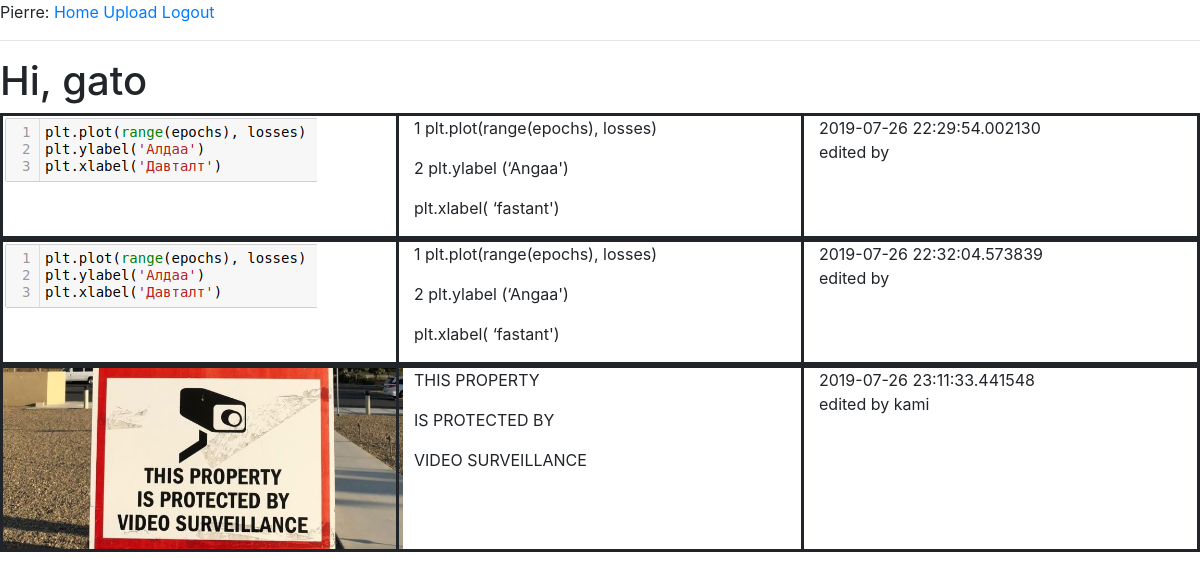
The app's page /index (signed in) with its own data.
### app/models.py (models this page shows, shortened)
class User(UserMixin, db.Model):
    id = db.Column(db.Integer, primary_key = True)
    username = db.Column(db.String(64), index = True, unique = True)
    email = db.Column(db.String(120), index = True, unique = True)
    password_hash = db.Column(db.String(128))
    posts = db.relationship('Posts', backref='author', lazy='dynamic')

class Posts(db.Model):
    id = db.Column(db.Integer, primary_key = True)
    body = db.Column(db.String(140), nullable = False, default = '')
    image_file = db.Column(db.String(20), nullable = False)
    timestamp = db.Column(db.DateTime, index = True, default = datetime.utcnow)
    user_id = db.Column(db.Integer, db.ForeignKey('user.id'))

### app/routes.py (the view)
@app.route('/')
@app.route('/index')
@login_required
def index():
	return render_template('index.html', images=Posts.query.all(), title='Home')

### app/models.py (called while the page is built)
@login.user_loader
def load_user(id):
    return User.query.get(int(id))

### app/templates/index.html
{% extends "base.html" %}
{% block content %}
    <h1>Hi, {{ current_user.username }}</h1>
    {% if images %}
        {% for image in images %}
        <div style="border-style:solid">
            <div class="row">
                <div class="col-4">
                        <img src="{{image.image_file}}" style="max-width: 400px">
                    </div>
                    <div class="col-4" style="border-right-style: solid; border-left-style:solid">
                        {% for text in image.body.split('<br>') %}
                            <p> {{ text }} </p>
                        {% endfor %}
                        </div>
                    <div class="col-4">
                        {{ image.timestamp }}
                        <br> edited by
                        {{ image.author.username }}
                    </div>
                </div>
            </div>
        {% endfor %}
    {% endif %}
{% endblock %}

### records on screen
User: username "gato"
Posts: image_file (picture), text "1 plt.plot(range(epochs), losses)" "2 plt.ylabel (‘Angaa')" "plt.xlabel( ‘fastant')", timestamp "2019-07-26 22:29:54.002130"
Posts: image_file (picture), text "1 plt.plot(range(epochs), losses)" "2 plt.ylabel (‘Angaa')" "plt.xlabel( ‘fastant')", timestamp "2019-07-26 22:32:04.573839"
Posts: image_file (picture), text "THIS PROPERTY" "IS PROTECTED BY" "VIDEO SURVEILLANCE", timestamp "2019-07-26 23:11:33.441548", author.username "kami"
